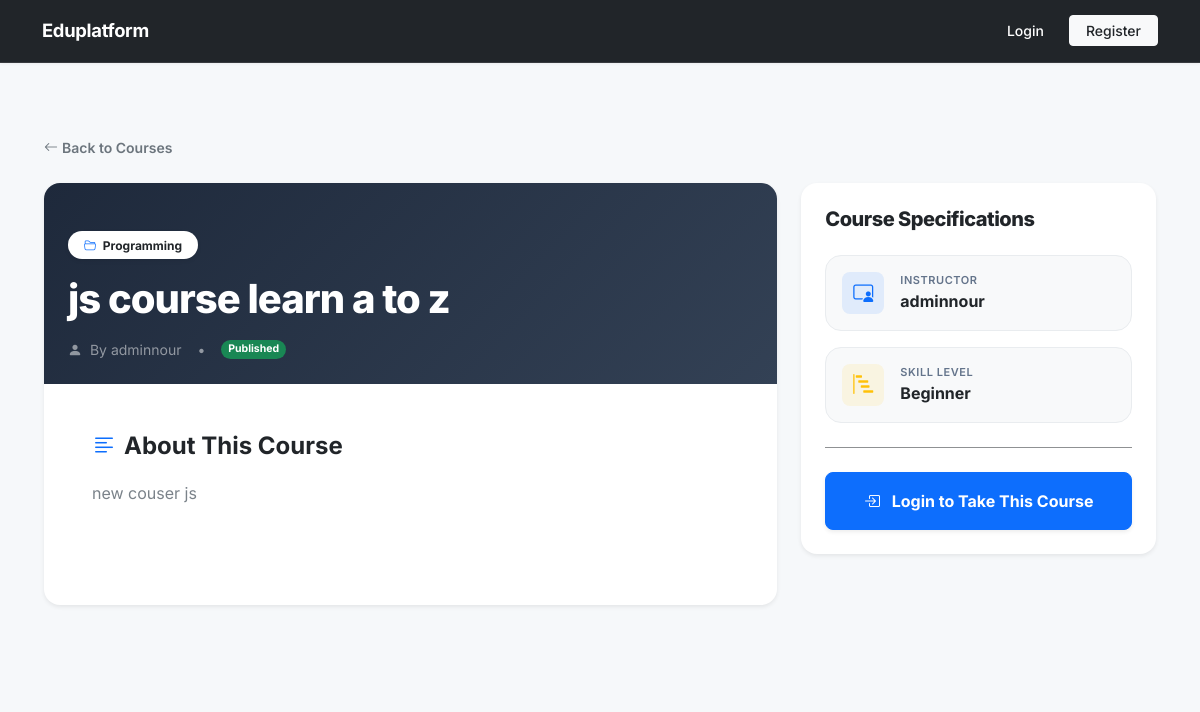
The app's page /course/details/2/ with its own data.
### core/models.py (models this page shows, shortened)
class Course(models.Model):
    LEVEL_CHOICES = [
        ('beginner', 'Beginner'),
        ('intermediate', 'Intermediate'),
        ('advanced', 'Advanced'),
    ]
    title = models.CharField(max_length=200)
    description = models.TextField()
    teacher = models.ForeignKey(User, on_delete=models.CASCADE, related_name='created_courses')
    category = models.ForeignKey(Category, on_delete=models.PROTECT, related_name='courses')
    level = models.CharField(max_length=15, choices=LEVEL_CHOICES, default='beginner')
    is_published = models.BooleanField(default=False)
    created_at = models.DateTimeField(auto_now_add=True)
    updated_at = models.DateTimeField(auto_now=True)

class Category(models.Model):
    name = models.CharField(max_length=100)
    slug = models.SlugField(unique=True)
    class Meta:
        verbose_name_plural = "Categories"

### core/views.py (the view)
# urls.py: path('course/details/<int:pk>/',views.course_details,name='course_details'),
def course_details(request, pk):
    course = get_object_or_404(Course, pk=pk)
    is_enrolled = False
    if request.user.is_authenticated:
        is_enrolled = Enrollment.objects.filter(
            student=request.user, course=course
        ).exists()
    return render(request, 'core/course_details.html', { 'course': course,  'is_enrolled': is_enrolled})

### core/templates/core/course_details.html (shortened to what this page needs)
{% extends 'core/base.html' %}
{% block content %}
<div class="container my-4">
    <div class="mb-4">
        <a href="{% url 'core:course_list' %}" class="text-decoration-none text-secondary small fw-semibold d-inline-flex align-items-center gap-1 hover-black">
            <i class="bi bi-arrow-left"></i> Back to Courses
        </a>
    </div>
    <div class="row g-4">
        <div class="col-lg-8">
            <div class="card shadow-sm border-0 rounded-4 overflow-hidden bg-white mb-4">
                <div class="p-4 pt-5 text-white position-relative" style="background: linear-gradient(135deg, #1e293b 0%, #334155 100%); min-height: 200px;">
                    <div class="mb-3">
                        <span class="badge bg-white text-dark px-3 py-2 rounded-pill small fw-bold shadow-sm">
                            <i class="bi bi-folder2-open me-1 text-primary"></i> {{ course.category.name }}
                        </span>
                    </div>
                    <h1 class="fw-extrabold tracking-tight display-6 mb-3 text-white"> {{ course.title }}</h1>
                    <div class="d-flex align-items-center gap-3 text-white-50 small mt-2">
                        <span><i class="bi bi-person-fill me-1"></i> By {{ course.teacher }}</span>
                        <span>•</span>
                        <span class="badge {% if course.is_published %}bg-success text-white{% else %}bg-warning text-dark{% endif %} rounded-pill px-2.5 py-1 fw-bold border-0">
                            {{ course.is_published|yesno:"Published,Draft" }}
                        </span>
                    </div>
                </div>
                <div class="card-body p-4 p-md-5">
                    <div class="mb-5">
                        <h4 class="text-dark fw-bold mb-3 d-flex align-items-center gap-2">
                            <i class="bi bi-text-left text-primary fs-4"></i> About This Course
                        </h4>
                        <p class="card-text fs-6 text-secondary lh-lg opacity-90 pr-md-4" style="text-align: justify;">
                            {{ course.description }}
                        </p>
                    </div>
                </div>
            </div>
        </div>
        <div class="col-lg-4">
            <div class="card shadow-sm border-0 rounded-4 bg-white p-4 sticky-top" style="top: 24px; z-index: 10;">
                <div class="card-body p-0">
                    <h5 class="fw-extrabold text-dark mb-4 tracking-tight">Course Specifications</h5>
                    <div class="d-flex flex-column gap-3 mb-4">
                        <div class="d-flex align-items-center p-3 bg-light rounded-4 border border-light-subtle">
                            <div class="bg-primary bg-opacity-10 text-primary p-2.5 rounded-3 me-3 d-flex align-items-center justify-content-center" style="width:42px; height:42px;">
                                <i class="bi bi-person-video3 fs-5"></i>
                            </div>
                            <div>
                                <small class="text-muted d-block small-label">Instructor</small>
                                <span class="fw-bold text-dark">{{ course.teacher }}</span>
                            </div>
                        </div>
                        <div class="d-flex align-items-center p-3 bg-light rounded-4 border border-light-subtle">
                            <div class="bg-warning bg-opacity-10 text-warning p-2.5 rounded-3 me-3 d-flex align-items-center justify-content-center" style="width:42px; height:42px;">
                                <i class="bi bi-bar-chart-steps fs-5"></i>
                            </div>
                            <div>
                                <small class="text-muted d-block small-label">Skill Level</small>
                                <span class="fw-bold text-dark text-capitalize">{{ course.level }}</span>
                            </div>
                        </div>
                    </div>
                    <hr class="my-4 opacity-50">
                    {% if request.user.is_authenticated %}
                        {% if request.user.profile.role == 'student' %}
                            <div class="d-flex flex-column gap-2">
                                {% if course.id in enrolled_ids %}
                                    <button class="btn btn-secondary btn-lg fs-6 fw-semibold py-3 rounded-3 border-0 opacity-75 shadow-none w-100" disabled>
                                        <i class="bi bi-check-all me-2 fs-5"></i> You Are Active In This Course
                                    </button>
                                {% else %}
                                    <form action="{% url 'core:enroll_course' course.id %}" method="post" class="m-0 w-100">
                                        {% csrf_token %}
                                        <button type="submit" class="btn btn-success btn-lg fs-6 fw-bold py-3 rounded-3 shadow-sm hover-grow w-100">
                                            <i class="bi bi-lightning-charge-fill me-2"></i> Enroll in Course
                                        </button>
                                    </form>
                                {% endif %}
                                {% if is_enrolled %}
                                    <a href="{% url 'core:course_assistant' course.pk %}" class="btn btn-primary-gradient btn-lg fs-6 fw-bold py-3 rounded-3 text-white shadow-sm mt-2 hover-grow text-center">
                                        <i class="bi bi-robot me-2 fs-5"></i> Chat with AI Co-Pilot
                                    </a>
                                {% endif %}
                            </div>
                        {% endif %}
                    {% else %}
                        <div class="d-grid">
                            <a href="{% url 'login' %}" class="btn btn-primary btn-lg fs-6 fw-bold py-3 rounded-3 shadow-sm">
                                <i class="bi bi-box-arrow-in-right me-2"></i> Login to Take This Course
                            </a>
                        </div>
                    {% endif %}
                </div>
            </div>
        </div>
    </div>
</div>
{% endblock %}

### core/templates/core/base.html (style rules this page uses)
body { font-family: 'Inter', sans-serif; background-color: #f6f8fa; color: #2D3748; -webkit-font-smoothing: antialiased; }

### core/templates/core/course_details.html (style rules this page uses)
.fw-extrabold { font-weight: 800; }
.tracking-tight { letter-spacing: -0.025em; }
.opacity-90 { opacity: 0.90; }
.small-label { font-size: 11px; text-transform: uppercase; letter-spacing: 0.05em; font-weight: 600; color: #64748b !important; }

### records on screen
Course: category.name "Programming", title "js course learn a to z", teacher "adminnour", is_published "Published", description "new couser js", level "Beginner"
